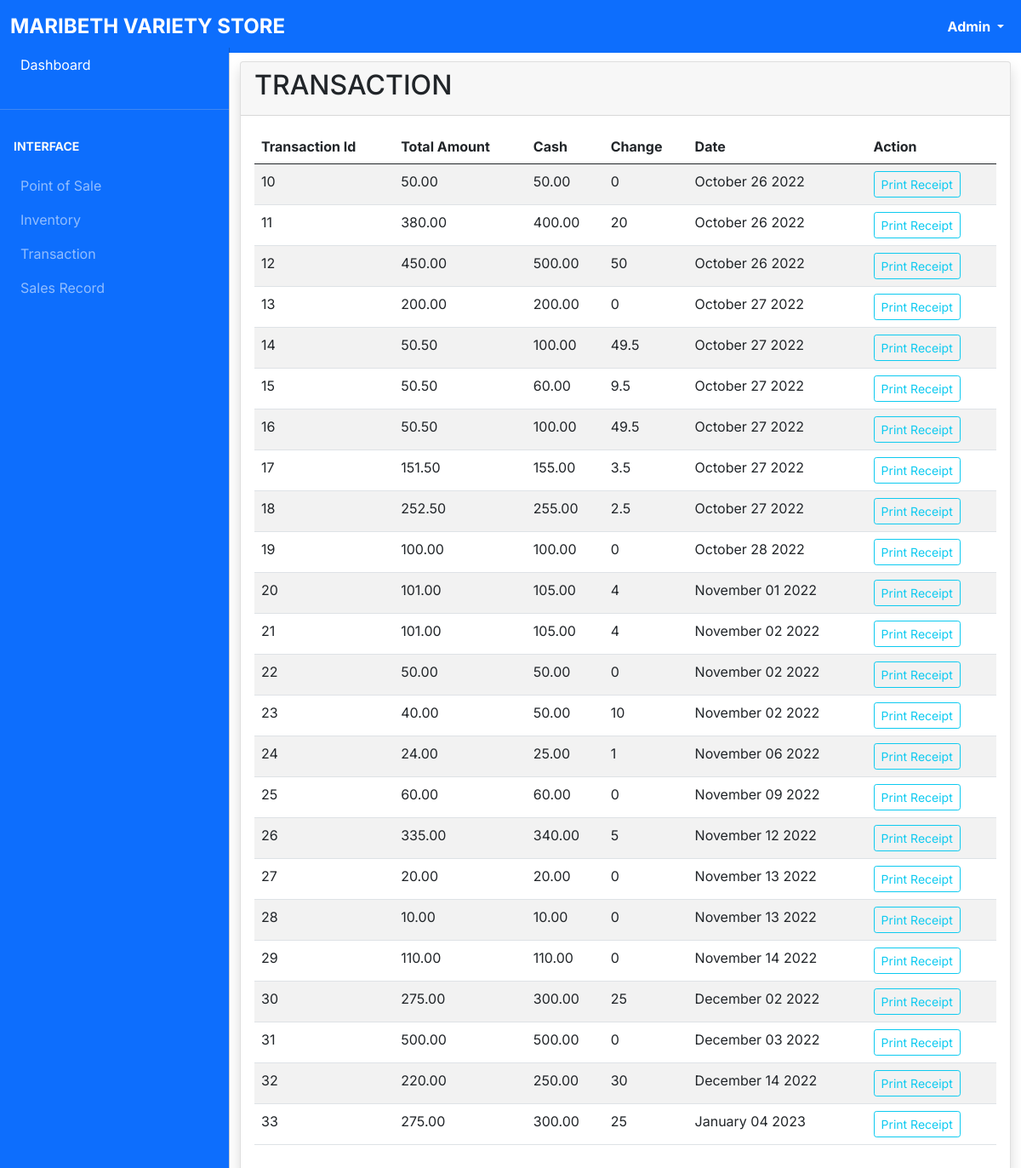
The app's page /transaction.php (signed in), older data.
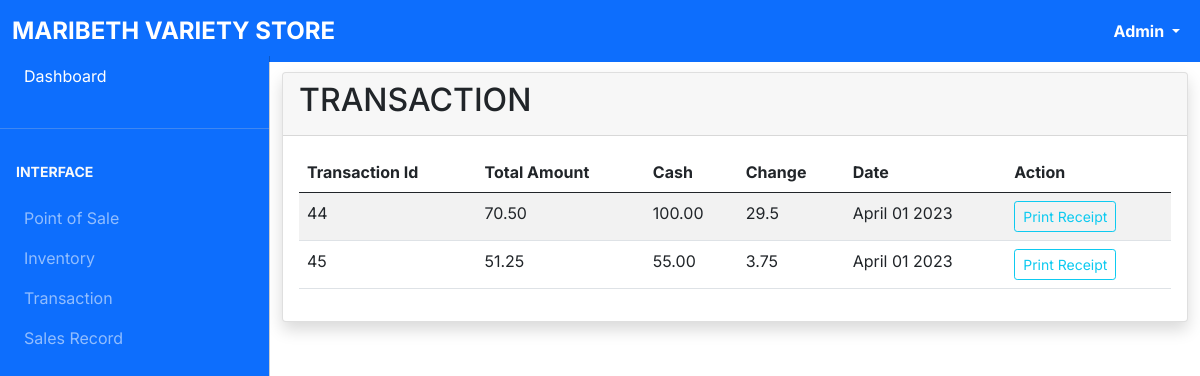
The same page, newer data.
### tables this page shows
CREATE TABLE `transaction` (
  `trans_id` int(11) NOT NULL,
  `cash` int(11) NOT NULL,
  `total_amount` float NOT NULL,
  `trans_change` float NOT NULL,
  `trans_date` date NOT NULL
);

### classes/productClass.php (called while the page is built, shortened)
<?php
    class Product{
        private $conn;
        public function __construct(){
            $database = new Database();
            $db = $database->dbConnection();
            $this->conn = $db;
        }
        public function runQuery($sql){
            $stmt =  $this->conn->prepare($sql);
            return $stmt;
        }
    }
?>

### transaction.php (the view, shortened to what this page needs)
<!DOCTYPE html>
<html lang="en">
  <head>
    <link rel="stylesheet" href="css/bootstrap.min.css" />
    <link
      rel="stylesheet"
      href="https://cdn.jsdelivr.net/npm/bootstrap-icons@1.4.1/font/bootstrap-icons.css"
    />
    <link rel="stylesheet" href="css/dataTables.bootstrap5.min.css" />
    <link rel="stylesheet" href="css/style.css" />
  </head>
  <body>
    <?php
      include("includes/navbar.php");
      include("includes/sidebar.php");
      require_once "classes/productClass.php";
      $pro =  new Product();
   ?>
    <main class="mt-5 pt-4">
      <div class="container-fluid">
        <div class="row">
          <div class="col-md-12 mb-3">
            <div class="card shadow">
              <div class="card-header">
               <h2>TRANSACTION</h2>
              </div>
              <div class="card-body">
                <div class="table-responsive">
                  <table
                    id="example"
                    class="table table-striped data-table"
                    style="width: 100%"
                  >
                    <thead>
                      <tr>
                        <th>Transaction Id</th>
                        <th>Total Amount</th>
                        <th>Cash</th>
                        <th>Change</th>
                        <th>Date</th>
                        <th>Action</th>
                      </tr>
                    </thead>
                    <tbody>
                      <?php
                        $stmt = $pro->runQuery("SELECT * FROM transaction");
                        $stmt->execute();
                        $arrayProduct = array();
                        $count = $stmt->rowCount();
                        if($count > 0){
                          while($rowProduct = $stmt->fetch(PDO::FETCH_ASSOC)){
                            $arrayProduct[] = $rowProduct;
                        }}
                        foreach($arrayProduct as $row){
                          $date = new DateTime($row['trans_date']);
                          $date = $date->format('F d Y');
                      ?>
                      <tr>
                        <td><?php echo $row['trans_id']; ?></td>
                        <td><?php echo number_format($row['total_amount'],2); ?></td>
                        <td><?php echo number_format($row['cash'],2);  ?></td>
                        <td><?php echo $row['trans_change']; ?></td>
                        <td><?php echo $date; ?></td>
                        <td><a href="receipt.php?transaction=<?php echo $row['trans_id']; ?>" target="_blank" class=" btn btn-sm btn-outline-info">Print Receipt</a>
                      </tr>
                      <?php } ?>
                    </tbody>
                  </table>
                </div>
              </div>
            </div>
          </div>
        </div>
      </div>
    </main>
 </body>
</html>

Row changes from the older to the newer data that the page shows:
removed transaction: trans_id "10", total_amount "50.00", cash "50.00", trans_change "0", trans_date "October 26 2022"
removed transaction: trans_id "11", total_amount "380.00", cash "400.00", trans_change "20", trans_date "October 26 2022"
removed transaction: trans_id "12", total_amount "450.00", cash "500.00", trans_change "50", trans_date "October 26 2022"
removed transaction: trans_id "13", total_amount "200.00", cash "200.00", trans_change "0", trans_date "October 27 2022"
removed transaction: trans_id "14", total_amount "50.50", cash "100.00", trans_change "49.5", trans_date "October 27 2022"
removed transaction: trans_id "15", total_amount "50.50", cash "60.00", trans_change "9.5", trans_date "October 27 2022"
removed transaction: trans_id "16", total_amount "50.50", cash "100.00", trans_change "49.5", trans_date "October 27 2022"
removed transaction: trans_id "17", total_amount "151.50", cash "155.00", trans_change "3.5", trans_date "October 27 2022"
removed transaction: trans_id "18", total_amount "252.50", cash "255.00", trans_change "2.5", trans_date "October 27 2022"
removed transaction: trans_id "19", total_amount "100.00", cash "100.00", trans_change "0", trans_date "October 28 2022"
removed transaction: trans_id "20", total_amount "101.00", cash "105.00", trans_change "4", trans_date "November 01 2022"
removed transaction: trans_id "21", total_amount "101.00", cash "105.00", trans_change "4", trans_date "November 02 2022"
removed transaction: trans_id "22", total_amount "50.00", cash "50.00", trans_change "0", trans_date "November 02 2022"
removed transaction: trans_id "23", total_amount "40.00", cash "50.00", trans_change "10", trans_date "November 02 2022"
removed transaction: trans_id "24", total_amount "24.00", cash "25.00", trans_change "1", trans_date "November 06 2022"
removed transaction: trans_id "25", total_amount "60.00", cash "60.00", trans_change "0", trans_date "November 09 2022"
removed transaction: trans_id "26", total_amount "335.00", cash "340.00", trans_change "5", trans_date "November 12 2022"
removed transaction: trans_id "27", total_amount "20.00", cash "20.00", trans_change "0", trans_date "November 13 2022"
removed transaction: trans_id "28", total_amount "10.00", cash "10.00", trans_change "0", trans_date "November 13 2022"
removed transaction: trans_id "29", total_amount "110.00", cash "110.00", trans_change "0", trans_date "November 14 2022"
removed transaction: trans_id "30", total_amount "275.00", cash "300.00", trans_change "25", trans_date "December 02 2022"
removed transaction: trans_id "31", total_amount "500.00", cash "500.00", trans_change "0", trans_date "December 03 2022"
removed transaction: trans_id "32", total_amount "220.00", cash "250.00", trans_change "30", trans_date "December 14 2022"
removed transaction: trans_id "33", total_amount "275.00", cash "300.00", trans_change "25", trans_date "January 04 2023"
added transaction: trans_id "44", total_amount "70.50", cash "100.00", trans_change "29.5", trans_date "April 01 2023"
added transaction: trans_id "45", total_amount "51.25", cash "55.00", trans_change "3.75", trans_date "April 01 2023"
